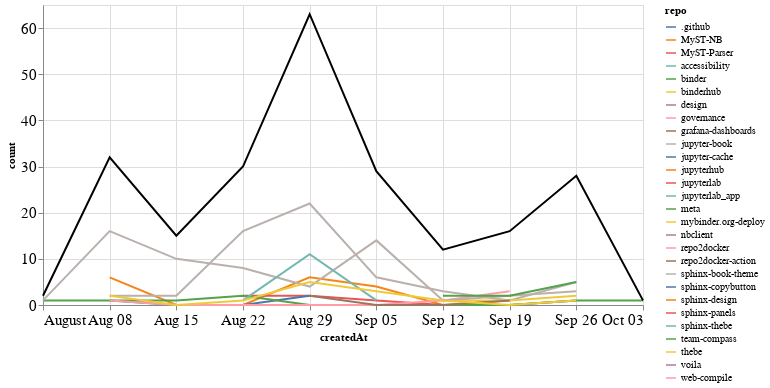

Here is the notebook cell this chart was saved with:
### Markdown cell above
### Comments

### Code cell
comments_time = comments.groupby('repo').resample('W', on='createdAt').count()['author'].reset_index()
comments_time = comments_time.rename(columns={'author': 'count'})
comments_time_total = comments_time.groupby('createdAt').agg({"count": "sum"}).reset_index()
ch1 = alt.Chart(comments_time, width=600).mark_line().encode(
    x='createdAt',
    y='count',
    color='repo',
    tooltip="repo"
)

ch2 = alt.Chart(comments_time_total, width=600).mark_line(color="black").encode(
    x='createdAt',
    y='count',
)

ch1 + ch2

### Figure 1 — Vega-Lite specification as saved in the notebook (floating-point values rounded to 4 significant figures)
{"config": {"axisLeft": {"labelFontSize": 15}, "axisBottom": {"labelFontSize": 15}}, "layer": [{"data": {"name": "data-72d58fcc4e584448d799e69a66dd7b45"}, "mark": "line", "encoding": {"color": {"type": "nominal", "field": "repo"}, "tooltip": {"type": "nominal", "field": "repo"}, "x": {"type": "temporal", "field": "createdAt"}, "y": {"type": "quantitative", "field": "count"}}, "width": 600}, {"data": {"name": "data-7671a546430ee02a6ebb363d6c9c1086"}, "mark": {"type": "line", "color": "black"}, "encoding": {"x": {"type": "temporal", "field": "createdAt"}, "y": {"type": "quantitative", "field": "count"}}, "width": 600}], "$schema": "https://vega.github.io/schema/vega-lite/v4.8.1.json", "datasets": {"data-72d58fcc4e584448d799e69a66dd7b45": [{"repo": ".github", "createdAt": "2021-09-12T00:00:00", "count": 1}, {"repo": "MyST-NB", "createdAt": "2021-08-08T00:00:00", "count": 6}, {"repo": "MyST-NB", "createdAt": "2021-08-15T00:00:00", "count": 0}, {"repo": "MyST-NB", "createdAt": "2021-08-22T00:00:00", "count": 0}, {"repo": "MyST-NB", "createdAt": "2021-08-29T00:00:00", "count": 6}, {"repo": "MyST-NB", "createdAt": "2021-09-05T00:00:00", "count": 4}, {"repo": "MyST-NB", "createdAt": "2021-09-12T00:00:00", "count": 0}, {"repo": "MyST-NB", "createdAt": "2021-09-19T00:00:00", "count": 1}, {"repo": "MyST-Parser", "createdAt": "2021-08-22T00:00:00", "count": 2}, {"repo": "MyST-Parser", "createdAt": "2021-08-29T00:00:00", "count": 2}, {"repo": "MyST-Parser", "createdAt": "2021-09-05T00:00:00", "count": 1}, {"repo": "MyST-Parser", "createdAt": "2021-09-12T00:00:00", "count": 0}, {"repo": "MyST-Parser", "createdAt": "2021-09-19T00:00:00", "count": 0}, {"repo": "MyST-Parser", "createdAt": "2021-09-26T00:00:00", "count": 1}, {"repo": "accessibility", "createdAt": "2021-08-29T00:00:00", "count": 2}, {"repo": "binder", "createdAt": "2021-09-19T00:00:00", "count": 1}, {"repo": "binderhub", "createdAt": "2021-09-26T00:00:00", "count": 8}, {"repo": "design", "createdAt": "2021-08-29T00:00:00", "count": 1}, {"repo": "governance", "createdAt": "2021-09-19T00:00:00", "count": 2}, {"repo": "grafana-dashboards", "createdAt": "2021-08-29T00:00:00", "count": 1}, {"repo": "jupyter-book", "createdAt": "2021-08-08T00:00:00", "count": 2}, {"repo": "jupyter-book", "createdAt": "2021-08-15T00:00:00", "count": 2}, {"repo": "jupyter-book", "createdAt": "2021-08-22T00:00:00", "count": 16}, {"repo": "jupyter-book", "createdAt": "2021-08-29T00:00:00", "count": 22}, {"repo": "jupyter-book", "createdAt": "2021-09-05T00:00:00", "count": 6}, {"repo": "jupyter-book", "createdAt": "2021-09-12T00:00:00", "count": 3}, {"repo": "jupyter-book", "createdAt": "2021-09-19T00:00:00", "count": 1}, {"repo": "jupyter-book", "createdAt": "2021-09-26T00:00:00", "count": 5}, {"repo": "jupyter-cache", "createdAt": "2021-08-08T00:00:00", "count": 1}, {"repo": "jupyter-cache", "createdAt": "2021-08-15T00:00:00", "count": 0}, {"repo": "jupyter-cache", "createdAt": "2021-08-22T00:00:00", "count": 0}, {"repo": "jupyter-cache", "createdAt": "2021-08-29T00:00:00", "count": 2}, {"repo": "jupyterhub", "createdAt": "2021-08-29T00:00:00", "count": 4}, {"repo": "jupyterlab", "createdAt": "2021-08-15T00:00:00", "count": 2}, {"repo": "jupyterlab_app", "createdAt": "2021-09-26T00:00:00", "count": 1}, {"repo": "meta", "createdAt": "2021-08-01T00:00:00", "count": 1}, {"repo": "meta", "createdAt": "2021-08-08T00:00:00", "count": 1}, {"repo": "meta", "createdAt": "2021-08-15T00:00:00", "count": 1}, {"repo": "meta", "createdAt": "2021-08-22T00:00:00", "count": 2}, {"repo": "meta", "createdAt": "2021-08-29T00:00:00", "count": 0}, {"repo": "meta", "createdAt": "2021-09-05T00:00:00", "count": 0}, {"repo": "meta", "createdAt": "2021-09-12T00:00:00", "count": 0}, {"repo": "meta", "createdAt": "2021-09-19T00:00:00", "count": 0}, {"repo": "meta", "createdAt": "2021-09-26T00:00:00", "count": 1}, {"repo": "meta", "createdAt": "2021-10-03T00:00:00", "count": 1}, {"repo": "mybinder.org-deploy", "createdAt": "2021-09-12T00:00:00", "count": 1}, {"repo": "mybinder.org-deploy", "createdAt": "2021-09-19T00:00:00", "count": 1}, {"repo": "mybinder.org-deploy", "createdAt": "2021-09-26T00:00:00", "count": 2}, {"repo": "nbclient", "createdAt": "2021-09-19T00:00:00", "count": 2}, {"repo": "repo2docker", "createdAt": "2021-08-08T00:00:00", "count": 1}, {"repo": "repo2docker", "createdAt": "2021-08-15T00:00:00", "count": 0}, {"repo": "repo2docker", "createdAt": "2021-08-22T00:00:00", "count": 0}, {"repo": "repo2docker", "createdAt": "2021-08-29T00:00:00", "count": 0}, {"repo": "repo2docker", "createdAt": "2021-09-05T00:00:00", "count": 0}, {"repo": "repo2docker", "createdAt": "2021-09-12T00:00:00", "count": 1}, {"repo": "repo2docker", "createdAt": "2021-09-19T00:00:00", "count": 3}, {"repo": "repo2docker-action", "createdAt": "2021-08-29T00:00:00", "count": 2}, {"repo": "repo2docker-action", "createdAt": "2021-09-05T00:00:00", "count": 0}, {"repo": "repo2docker-action", "createdAt": "2021-09-12T00:00:00", "count": 0}, {"repo": "repo2docker-action", "createdAt": "2021-09-19T00:00:00", "count": 1}, {"repo": "sphinx-book-theme", "createdAt": "2021-08-01T00:00:00", "count": 1}, {"repo": "sphinx-book-theme", "createdAt": "2021-08-08T00:00:00", "count": 16}, {"repo": "sphinx-book-theme", "createdAt": "2021-08-15T00:00:00", "count": 10}, {"repo": "sphinx-book-theme", "createdAt": "2021-08-22T00:00:00", "count": 8}, {"repo": "sphinx-book-theme", "createdAt": "2021-08-29T00:00:00", "count": 4}, {"repo": "sphinx-book-theme", "createdAt": "2021-09-05T00:00:00", "count": 14}, {"repo": "sphinx-book-theme", "createdAt": "2021-09-12T00:00:00", "count": 1}, {"repo": "sphinx-book-theme", "createdAt": "2021-09-19T00:00:00", "count": 2}, {"repo": "sphinx-book-theme", "createdAt": "2021-09-26T00:00:00", "count": 3}, {"repo": "sphinx-copybutton", "createdAt": "2021-08-08T00:00:00", "count": 1}, {"repo": "sphinx-design", "createdAt": "2021-08-08T00:00:00", "count": 2}, {"repo": "sphinx-panels", "createdAt": "2021-08-29T00:00:00", "count": 1}, {"repo": "sphinx-thebe", "createdAt": "2021-08-22T00:00:00", "count": 1}, {"repo": "sphinx-thebe", "createdAt": "2021-08-29T00:00:00", "count": 11}, {"repo": "sphinx-thebe", "createdAt": "2021-09-05T00:00:00", "count": 1}, {"repo": "team-compass", "createdAt": "2021-09-12T00:00:00", "count": 2}, {"repo": "team-compass", "createdAt": "2021-09-19T00:00:00", "count": 2}, {"repo": "team-compass", "createdAt": "2021-09-26T00:00:00", "count": 5}, {"repo": "thebe", "createdAt": "2021-08-08T00:00:00", "count": 2}, {"repo": "thebe", "createdAt": "2021-08-15T00:00:00", "count": 0}, {"repo": "thebe", "createdAt": "2021-08-22T00:00:00", "count": 1}, {"repo": "thebe", "createdAt": "2021-08-29T00:00:00", "count": 5}, {"repo": "thebe", "createdAt": "2021-09-05T00:00:00", "count": 3}, {"repo": "thebe", "createdAt": "2021-09-12T00:00:00", "count": 1}, {"repo": "thebe", "createdAt": "2021-09-19T00:00:00", "count": 0}, {"repo": "thebe", "createdAt": "2021-09-26T00:00:00", "count": 1}, {"repo": "voila", "createdAt": "2021-09-12T00:00:00", "count": 2}, {"repo": "web-compile", "createdAt": "2021-09-26T00:00:00", "count": 1}], "data-7671a546430ee02a6ebb363d6c9c1086": [{"createdAt": "2021-08-01T00:00:00", "count": 2}, {"createdAt": "2021-08-08T00:00:00", "count": 32}, {"createdAt": "2021-08-15T00:00:00", "count": 15}, {"createdAt": "2021-08-22T00:00:00", "count": 30}, {"createdAt": "2021-08-29T00:00:00", "count": 63}, {"createdAt": "2021-09-05T00:00:00", "count": 29}, {"createdAt": "2021-09-12T00:00:00", "count": 12}, {"createdAt": "2021-09-19T00:00:00", "count": 16}, {"createdAt": "2021-09-26T00:00:00", "count": 28}, {"createdAt": "2021-10-03T00:00:00", "count": 1}]}}
